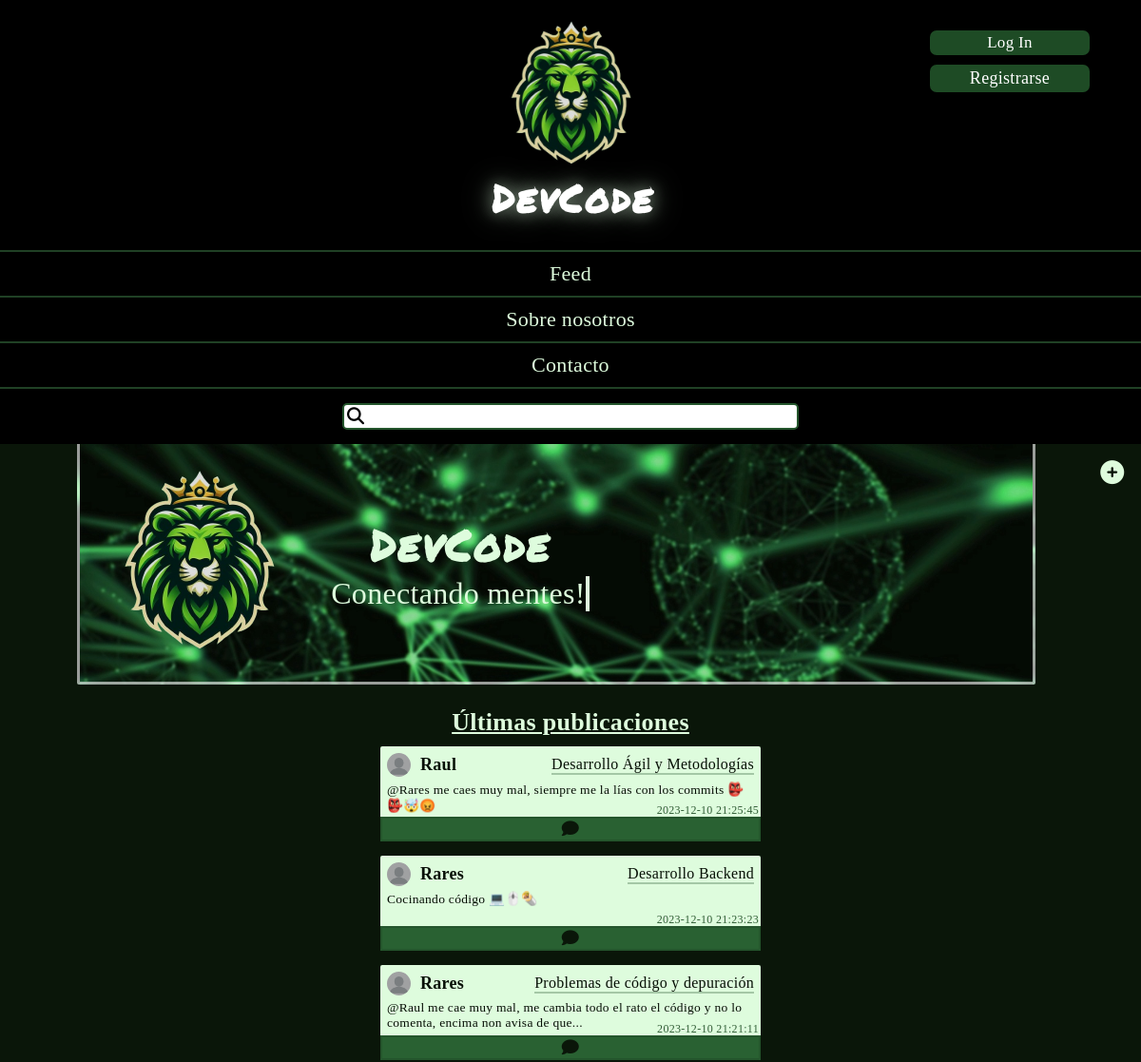
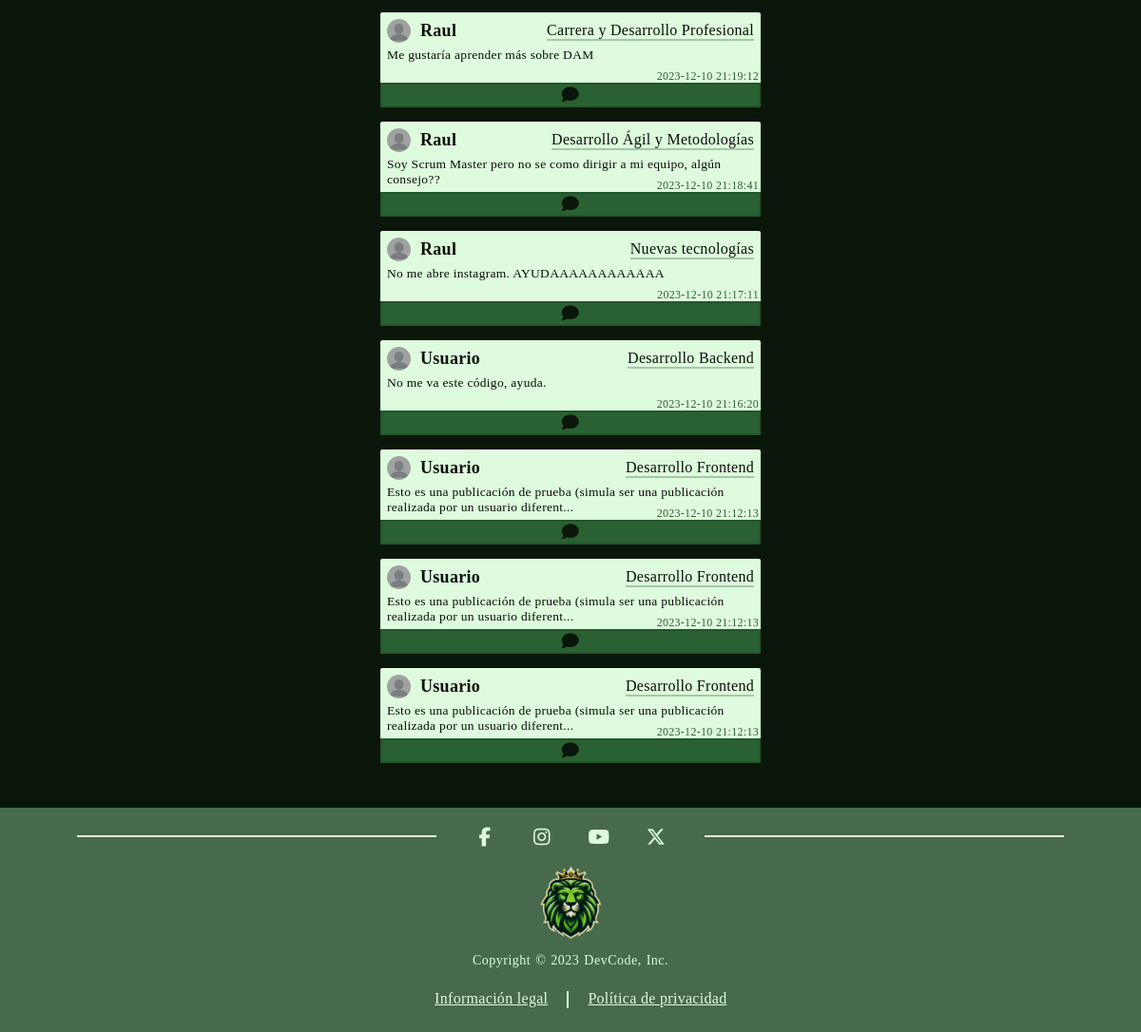
The page / on the database its author committed (2 pictures, top to bottom).
### tables this page shows
CREATE TABLE `feed` (
  `id` int(11) NOT NULL,
  `name` varchar(80) NOT NULL,
  `path_image` varchar(400) DEFAULT NULL,
  `text` text NOT NULL,
  `likes` int(11) NOT NULL,
  `id_user` int(11) NOT NULL,
  `fecha_hora` datetime NOT NULL DEFAULT current_timestamp()
);

CREATE TABLE `usuario` (
  `id` int(11) NOT NULL,
  `name` varchar(50) NOT NULL,
  `surname` varchar(60) NOT NULL,
  `user_name` varchar(40) NOT NULL,
  `password` varchar(30) NOT NULL,
  `email` varchar(100) NOT NULL,
  `phone` int(15) NOT NULL,
  `birth` date NOT NULL,
  `pass_question` varchar(50) NOT NULL,
  `pass_answer` varchar(50) NOT NULL,
  `followers` int(11) NOT NULL,
  `follows` int(11) NOT NULL,
  `path_img_profile` varchar(535) NOT NULL
);

### src/bbdd/bbdd.php (called while the page is built, shortened)
<?php
    class BBDD {
        public $descriptor;
        private $resultado;
        function __construct($servidor, $user, $pass, $base_datos, $puerto, $socket) {
            $this->servidor = $servidor;
            $this->user = $user;
            $this->pass = $pass;
            $this->base_datos = $base_datos;
            $this->puerto = $puerto;
            $this->socket = $socket;
            $this->descriptor = mysqli_connect($this->servidor, $this->user, $this->pass, $this->base_datos, $this->puerto, $this->socket);
        }
        public function consulta($consulta) {
            $this->resultado = mysqli_query($this->descriptor, $consulta);
        }
        public function extraer_registro(){
            if ($fila =  mysqli_fetch_array($this->resultado, MYSQLI_ASSOC)) {
                return $fila;
            } else {
                return false;
            }
        }
    }
    $host="localhost";
    $user="root";
    $password="";
    $dbname="devcode";
    $port=3306;
    $socket="";
    $MyBBDD = new BBDD($host, $user, $password, $dbname, $port, $socket);
?>

### src/inc/publicaciones-no-login-index.php (the view, shortened to what this page needs)
<!DOCTYPE html>
<html lang="es">
    <head>
        <link rel="stylesheet" href="./css/publicaciones-no-login-index.css">
    </head>
    <body>
    <h2 class="ult">Últimas publicaciones</h2>
        <div id="publicaciones">
            <?php
                $consulta = "SELECT * FROM feed ORDER BY id DESC LIMIT 10";
                $res = mysqli_query($MyBBDD->descriptor, $consulta);
                $count = 0;
                while ($fila = mysqli_fetch_array($res)) {
                    if ($count % 5 == 0) {
                        if ($count > 0) {
                            echo '</div>';
                        } else {
                            echo '';
                        }
                        echo '<div class="columna">';
                    }
                    $MyBBDD->consulta("SELECT user_name FROM usuario WHERE id = ".$fila['id_user'].";");
                    $filaUsuario = $MyBBDD->extraer_registro();
                    echo '<div class="publicacion" onclick="window.location=\'profile/login.php\';" style="cursor:pointer;">
                            <div class="cosas_usuario">
                                <div class="cosas_usuario_">
                                    <div class="foto_user"><img src="./img-users/foto-perfil-predeterminada.jpg"></div>
                                    <div class="user_name">'.$filaUsuario['user_name'].'</div>
                                </div>
                                <div class="tematica">'.$fila['name'].'</div>
                            </div>
                            <div class="contenido">'.$fila['text'].'</div>
                            <div class="fecha">'.$fila['fecha_hora'].'</div>
                            <div class="likesYcomment">
                                <div class="comentario"><i class="fa-regular fa-comment"></i></div>
                            </div>
                        </div>';
                    $count++;
                }
                echo '</div>';
            ?>
        </div>
    </body>
</html>

### src/index.php (shortened to what this page needs)
<?php require "./inc/sesiones.php" ?>
<!DOCTYPE html>
<html lang="es">
<head>
    <link rel="stylesheet" href="https://cdnjs.cloudflare.com/ajax/libs/font-awesome/4.7.0/css/font-awesome.css" />
    <link rel="stylesheet" href="css/index.css">
    <link rel="stylesheet" href="css/header.css">
    <link rel="stylesheet" href="css/menu-derecho.css">
    <link rel="stylesheet" href="css/publicar-no-login.css">
    <link rel="stylesheet" href="css/footer.css">
</head>
<body>
    <?php include "./inc/header.php";?>
    <main>
    <div id="portada">
        <img src="img\logo.png" alt="" srcset="" id="img-logo">
        <div id="texto-portada">
            <h1>DevCode</h1>
            <span>Conectando mentes!</span>
        </div>
    </div>
    <?php
    if (isset($_SESSION["DC"])) {
        include "./inc/publicaciones-login-index.php";
        include "./inc/menu-derecho.php";
    }else{
        include "./inc/publicaciones-no-login-index.php";
        include "./inc/publicar-no-login.php";
    }
    ?>
    </main>
    <?php include "./inc/footer.php"; ?>
</body>
</html>

### src/inc/header.php (shortened to what this page needs)
<header>
<div id="header_div-1">
        <a href="index.php">
            <div class="foto">
                <img src="img/logo.png" alt="logo">
            </div>
            <div class="tit">
                <h1>DevCode</h1>
            </div>
        </a>
    </div>
    <nav>
        <?php
            if (!isset($_SESSION["DC"])) {
                ?>
                    <a href="./profile/login.php">Feed</a>
                <?php
            }else{
                ?>
                    <a href="destacados.php">Feed</a>
                <?php
            }
        ?>
        <a href="nosotros.php">Sobre nosotros</a>
        <a href="contacto.php">Contacto</a>
        <label>
            <i class="fa fa-search" aria-hidden="true"></i>
            <form action="./destacados.php" method="post" id="busqueda">
                <input type="search" id="search" name="search" onkeydown="detectarEnter(event)" required>
            </form>
        </label>
    </nav>
    <div id="header_div-2">
        <?php
            if (!isset($_SESSION["DC"])) {
                ?>
                    <div class="no-cuenta">
                        <div class="login">
                            <a href="./profile/login.php">Log In</a>
                        </div>
                        <div class="register">
                            <a href="./profile/register.php">Registrarse</a>
                        </div>
                    </div>
                <?php
            }
        ?>
    </div>
 </header>

### src/inc/publicar-no-login.php
<div class="publi">
    <a href="profile/login.php"><i class="fa fa-plus-circle" aria-hidden="true"></i></a>
</div>

### src/inc/footer.php
<!DOCTYPE html>
<footer>
    <div id="redes-sociales">
        <div class="linea"><div></div></div>
        <div class="contenedor_logos">
            <div class="logos_redes"><i class="fa-brands fa-facebook-f fa-lg" style="color: #defcdd;"></i></div>
            <div class="logos_redes"><i class="fa-brands fa-instagram fa-lg" style="color: #defcdd;"></i></div>
            <div class="logos_redes"><i class="fa-brands fa-youtube fa-lg" style="color: #defcdd;"></i></div>
            <div class="logos_redes"><i class="fa-brands fa-x-twitter fa-lg" style="color: #defcdd;"></i></div>
        </div>
        <div class="linea"><div></div></div>
    </div>
    <div id="logo">
        <a href="index.php"><img src="img/logo.png"></a>
    </div>
    <div class="copyright"><div class="copy">Copyright © 2023 DevCode, Inc.</div></div>
        <div class="subdiv_politicas">
            <div class="legal"><a href="informacion.php">Información legal</a></div>
            <div class="separador"></div>
            <div class="privacidad"><a href="politicas.php">Política de privacidad</a></div>
        </div>
</footer>

### src/css/index.css (style rules this page uses)
:root { --verde-oscuro-degradado: #0a1609; --verde-degradado: #24552c; --verde-complementario: #499656; --verde-muy-oscuro: #070f06; --verde-oscuro-complementario: #2a5e25; --verde-oscuro: #1e4b25; --verde-muy-claro-letras: #defcdd; --verde-claro-letras: #67b46e; --verde-claro-complementario: #55b94c; --verde-footer: #47694c; }
* { padding: 0; margin: 0; box-sizing: border-box; letter-spacing: 0.5px; }
body { background-color: var(--verde-oscuro-degradado); }
main { display: flex; height: 1300px; min-width: 435px; }
#portada { display: flex; margin: 105px auto; width: 84vw; height: fit-content; color: var(--verde-muy-claro-letras); align-items: center; justify-content: left; background-image: url("../img/fondo-portada.jpg"); background-size: cover; background-position: center; z-index: -2; border: solid 3px rgba(255, 255, 255, 0.6); border-bottom-left-radius: 2px; border-bottom-right-radius: 2px; border-top: none; }
#portada #img-logo { width: 250px; border-radius: 50%; display: block; }
#texto-portada { width: 30vw; margin-left: -30px; }
#portada h1, #portada span { margin: auto; }
#portada h1 { font-size: 60px; text-align: center; font-family: 'Kdam Thmor Pro', sans-serif; font-family: 'Permanent Marker', cursive; letter-spacing: 2.5px; }
#portada span { font-family: 'Times New Roman', Times, serif; font-size: 42px; text-align: center; }
span { display: block; white-space: nowrap; border-right: 4px solid; width: 17ch; animation: teclear 2.5s steps(13), parpadeo 0.5s infinite step-end alternate; overflow: hidden; }
#publicaciones { position: absolute; background-color: white; top: 80%; left: 50%; transform: translate(-50%, -50%); height: fit-content; }
@media (max-width: 1200px) { #portada { margin: 0 auto; } }
@media (max-width: 1200px) { #portada h1 { font-size: 45px; } }
@media (max-width: 1200px) { #portada span { font-size: 32px; } }
@media (max-width: 1200px) { #texto-portada { margin-left: -30px; } }
@media (max-width: 1200px) { main { display: flex; height: 1500px; min-width: 435px; } }

### src/css/menu-derecho.css (style rules this page uses)
:root { --verde-oscuro-degradado: #0a1609; --verde-degradado: #24552c; --verde-complementario: #499656; --verde-muy-oscuro: #070f06; --verde-oscuro-complementario: #2a5e25; --verde-oscuro: #1e4b25; --verde-muy-claro-letras: #defcdd; --verde-claro-letras: #67b46e; --verde-claro-complementario: #55b94c; }

### src/css/publicar-no-login.css (style rules this page uses)
:root { --verde-oscuro-degradado: #0a1609; --verde-degradado: #24552c; --verde-complementario: #499656; --verde-muy-oscuro: #070f06; --verde-oscuro-complementario: #2a5e25; --verde-oscuro: #1e4b25; --verde-muy-claro-letras: #defcdd; --verde-claro-letras: #67b46e; --verde-claro-complementario: #55b94c; }
* { margin: 0; padding: 0; }
.publi { top: 105px; right: 0; position: fixed; display: flex; align-items: center; justify-content: center; height: 60px; width: 60px; }
.publi .fa { font-size: 25px; color: var(--verde-muy-claro-letras); }
@media (max-width: 1200px) { .publi { top: 0px; right: 0; margin-left: -30px; position: relative; display: flex; align-items: center; justify-content: center; height: 60px; width: 60px; } }

### rows shown on the page
feed: id_user.user_name "Raul", name "Desarrollo Ágil y Metodologías", text "@Rares me caes muy mal, siempre me la lías con los commits 👺👺🤯😡", fecha_hora "2023-12-10 21:25:45"
feed: id_user.user_name "Rares", name "Desarrollo Backend", text "Cocinando código 💻🖱️🌯", fecha_hora "2023-12-10 21:23:23"
feed: id_user.user_name "Rares", name "Problemas de código y depuración", fecha_hora "2023-12-10 21:21:11"
feed: id_user.user_name "Raul", name "Carrera y Desarrollo Profesional", text "Me gustaría aprender más sobre DAM", fecha_hora "2023-12-10 21:19:12"
feed: id_user.user_name "Raul", name "Desarrollo Ágil y Metodologías", text "Soy Scrum Master pero no se como dirigir a mi equipo, algún consejo??", fecha_hora "2023-12-10 21:18:41"
feed: id_user.user_name "Raul", name "Nuevas tecnologías", text "No me abre instagram. AYUDAAAAAAAAAAAA", fecha_hora "2023-12-10 21:17:11"
feed: id_user.user_name "Usuario", name "Desarrollo Backend", text "No me va este código, ayuda.", fecha_hora "2023-12-10 21:16:20"
feed: id_user.user_name "Usuario", name "Desarrollo Frontend", fecha_hora "2023-12-10 21:12:13"
feed: id_user.user_name "Usuario", name "Desarrollo Frontend", fecha_hora "2023-12-10 21:12:13"
feed: id_user.user_name "Usuario", name "Desarrollo Frontend", fecha_hora "2023-12-10 21:12:13"
